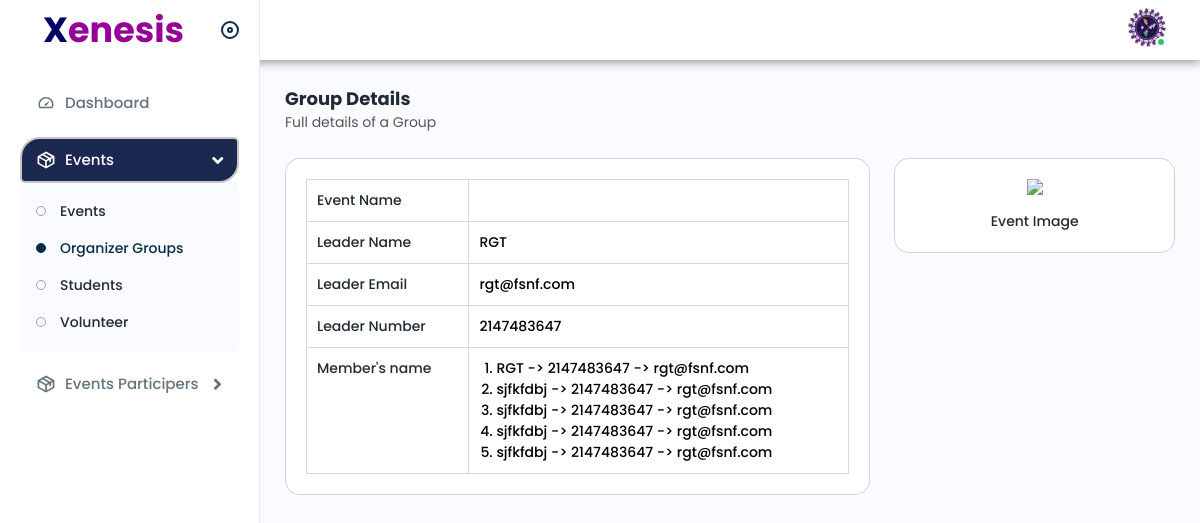
Screenshot of /Admin/groupdetails.php?id=2 with the database file from the repository.
### tables this page shows
CREATE TABLE `organizer_master` (
  `organizer_id` int(11) NOT NULL,
  `Leader_Name` varchar(100) NOT NULL,
  `event_id` int(11) NOT NULL,
  `Leader_email` varchar(250) NOT NULL,
  `Leader_mobile` int(10) NOT NULL,
  `Member1_name` varchar(100) NOT NULL,
  `Member1_email` varchar(250) NOT NULL,
  `Member1_mobile` int(10) NOT NULL,
  `Member2_name` varchar(100) NOT NULL,
  `Member2_email` varchar(250) NOT NULL,
  `Member2_mobile` int(10) NOT NULL,
  `Member3_name` varchar(100) NOT NULL,
  `Member3_email` varchar(250) NOT NULL,
  `Member3_mobile` int(10) NOT NULL,
  `Member4_name` varchar(100) NOT NULL,
  `Member4_email` varchar(250) NOT NULL,
  `Member4_mobile` int(10) NOT NULL,
  `Member5_name` varchar(100) NOT NULL,
  `Member5_email` varchar(250) NOT NULL,
  `Member5_mobile` int(10) NOT NULL
);

### Admin/groupdetails.php (the view, shortened to what this page needs)
<?php
    $id = $_GET['id'];
    require "../includes/scripts/connection.php";
    $sql = "SELECT * FROM `organizer_master` where organizer_id = $id";
    $result = mysqli_query($conn, $sql);
    $organizer_data = mysqli_fetch_assoc($result);
    $event_id = $organizer_data['event_id'];
    $sql1 = "SELECT * FROM `event_master` WHERE `event_id` = $event_id";
    $result1 = mysqli_query($conn,$sql1);
    $event_data = mysqli_fetch_assoc($result1);
    $image_path = $event_data['image_path'];
?>
<!DOCTYPE html>
<html lang="en">
<head>
    <link rel="stylesheet" href="../assets/css/bootstrap.min.css">
    <link rel="stylesheet" href="../assets/plugins/icons/ionic/ionicons.css">
    <link rel="stylesheet" href="../assets/plugins/icons/feather/feather.css">
    <link rel="stylesheet" href="../assets/css/animate.css">
    <link rel="stylesheet" href="../assets/plugins/select2/css/select2.min.css">
    <link rel="stylesheet" href="../assets/css/dataTables.bootstrap4.min.css">
    <link rel="stylesheet" href="../assets/plugins/fontawesome/css/fontawesome.min.css">
    <link rel="stylesheet" href="../assets/plugins/fontawesome/css/all.min.css">
    <link href="https://cdn.jsdelivr.net/npm/bootstrap@5.3.0/dist/css/bootstrap.min.css" rel="stylesheet"
>
    <link rel="stylesheet" href="../assets/css/style.css">
</head>
<body>
    <div class="main-wrapper">
        <div class="header bord">
        <div class="header-left active">
                <a href="index.php" class="logo" style="font-size:35px; color: rgb(150, 0, 150); font-weight:bold; margin-left:23px;">
                    <span style="color: rgb(0, 0, 102)">X</span>enesis
                </a>
                <a id="toggle_btn" href="javascript:void(0);">
                </a>
            </div>
            <ul class="nav user-menu">
                <li class="nav-item dropdown has-arrow main-drop">
                    <a href="javascript:void(0);" class="dropdown-toggle nav-link userset" data-bs-toggle="dropdown">
                        <span class="user-img"><img src="../assets/img/Xenesis2025_logo.png" alt="img">
                            <span class="status online"></span></span>
                    </a>
                </li>
            </ul>
        </div>
        <div class="sidebar" id="sidebar">
            <div class="sidebar-inner slimscroll">
                <div id="sidebar-menu" class="sidebar-menu">
                    <ul>
                        <li>
                            <a href="index.php"><img src="../assets/img/icons/dashboard.svg" alt="img"><span>
                                    Dashboard</span> </a>
                        </li>
                        <li class="submenu">
                            <a href="javascript:void(0);"><img src="../assets/img/icons/product.svg" alt="img"><span>
                                    Events</span> <span class="menu-arrow"></span></a>
                            <ul>
                                <li><a href="eventlist.php">Events</a></li>
                                <li><a href="grouplist.php" class="active">Organizer Groups</a></li>
                                <li><a href="studentlist.php">Students</a></li>
                                <li><a href="volunteerlist.php">Volunteer</a></li>
                            </ul>
                        </li>
                        <li class="submenu">
                            <a href="javascript:void(0);"><img src="../assets/img/icons/product.svg" alt="img"><span>
                                Events Participers</span> <span class="menu-arrow"></span></a>
                        </li>
                    </ul>
                </div>
            </div>
        </div>
        <div class="page-wrapper">
            <div class="content">
                <div class="page-header">
                    <div class="page-title">
                        <h4>Group Details</h4>
                        <h6>Full details of a Group</h6>
                    </div>
                </div>
                <div class="row">
                    <div class="col-lg-8 col-sm-12">
                        <div class="card">
                            <div class="card-body">
                                <div class="productdetails">
                                    <ul class="product-bar">
                                        <li>
                                            <h4>Event Name</h4>
                                            <h6>
                                            </h6>
                                        </li>
                                        <li>
                                            <h4>Leader Name</h4>
                                            <h6>
                                                <?php echo $organizer_data['Leader_Name']; ?>
                                            </h6>
                                        </li>
                                        <li>
                                            <h4>Leader Email</h4>
                                            <h6>
                                                <?php echo $organizer_data['Leader_email']; ?>
                                            </h6>
                                        </li>
                                        <li>
                                            <h4>Leader Number</h4>
                                            <h6>
                                                <?php echo $organizer_data['Leader_mobile']; ?>
                                            </h6>
                                        </li>
                                        <li>
                                            <h4>Member's name</h4>
                                            <h6 style="padding-left: 27px;">
                                                <ol type="1" style="list-style: decimal;">
                                                    <li><?php echo $organizer_data['Leader_Name']." -> ".$organizer_data['Leader_mobile']." -> ".$organizer_data['Leader_email']; ?></li>
                                                    <li><?php echo $organizer_data['Member2_name']." -> ".$organizer_data['Member2_mobile']." -> ".$organizer_data['Member2_email']; ?></li>
                                                    <li><?php echo $organizer_data['Member3_name']." -> ".$organizer_data['Member3_mobile']." -> ".$organizer_data['Member3_email']; ?></li>
                                                    <li><?php echo $organizer_data['Member4_name']." -> ".$organizer_data['Member4_mobile']." -> ".$organizer_data['Member4_email']; ?></li>
                                                    <li><?php echo $organizer_data['Member5_name']." -> ".$organizer_data['Member5_mobile']." -> ".$organizer_data['Member5_email']; ?></li>
                                                </ol>
                                            </h6>
                                        </li>
                                    </ul>
                                </div>
                            </div>
                        </div>
                    </div>
                    <div class="col-lg-4 col-sm-12">
                        <div class="card">
                            <div class="card-body">
                                <div class="slider-product-details">
                                    <div class="owl-carousel owl-theme ">
                                        <div class="slider-product">
                                            <?php echo "<img src=".$image_path." alt='img'>";?>
                                            <h4>Event Image</h4>
                                        </div>
                                    </div>
                                </div>
                            </div>
                        </div>
                    </div>
                </div>
            </div>
        </div>
    </div>
</body>
</html>

### rows the page displays
organizer_master: Leader_Name "RGT", Leader_email "rgt@fsnf.com", Leader_mobile "2147483647", Member2_name "sjfkfdbj", Member2_mobile "2147483647", Member2_email "rgt@fsnf.com", Member3_name "sjfkfdbj", Member3_mobile "2147483647", Member3_email "rgt@fsnf.com", Member4_name "sjfkfdbj", Member4_mobile "2147483647", Member4_email "rgt@fsnf.com", Member5_name "sjfkfdbj", Member5_mobile "2147483647", Member5_email "rgt@fsnf.com"
